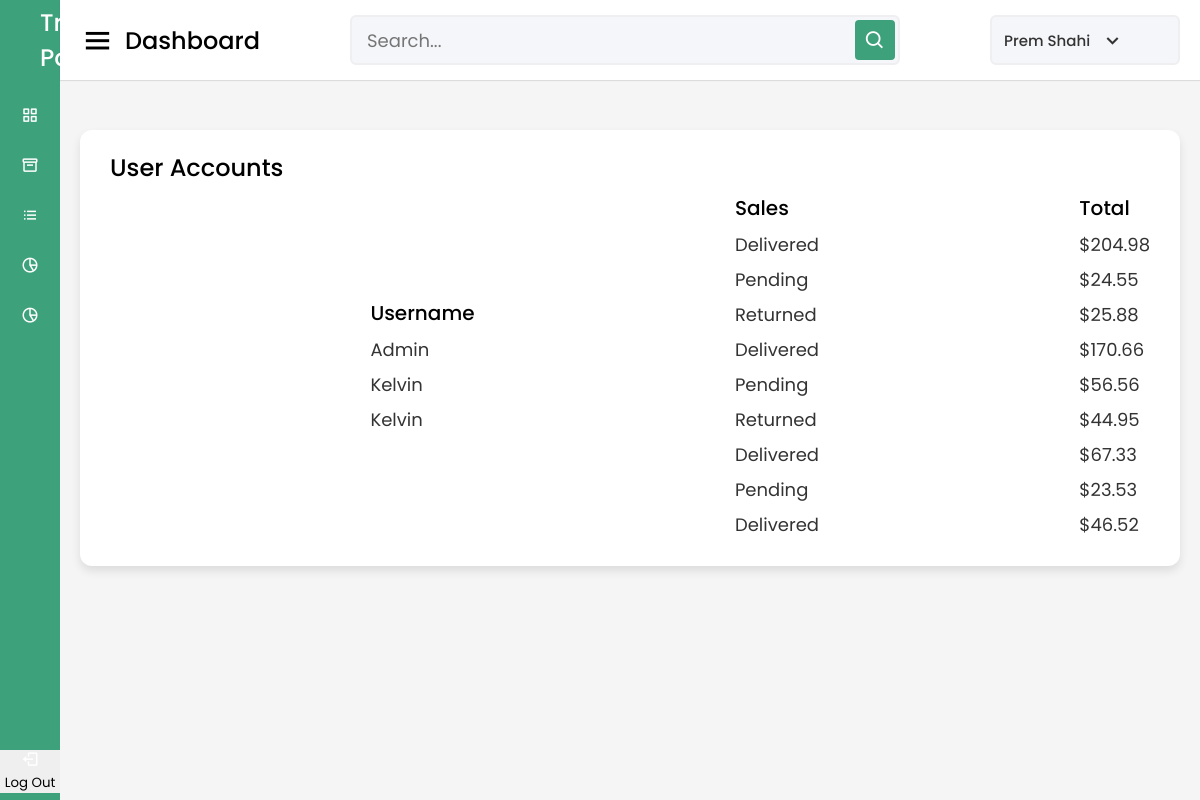
/adminpanel-userAccounts.php, run on an earlier commit of the app's database.
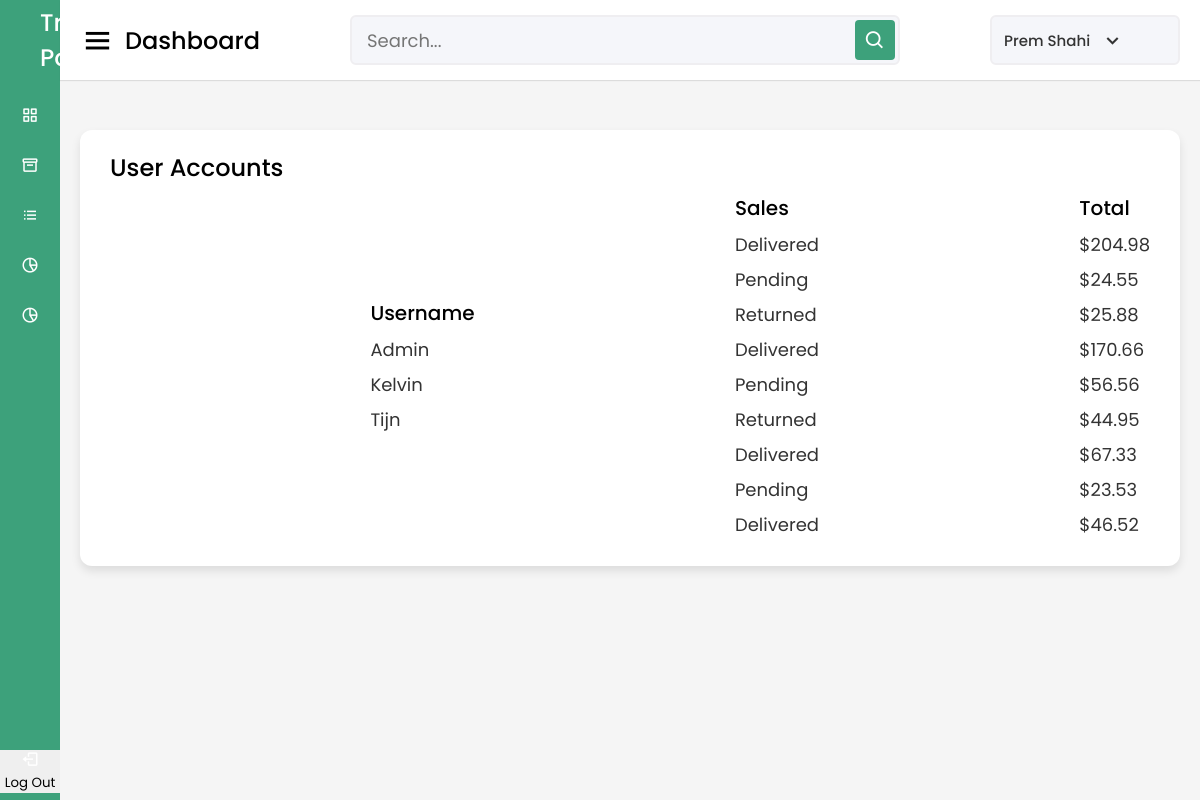
And on a later commit of the database.
### tables this page shows
CREATE TABLE `users` (
  `users_id` int(11) NOT NULL,
  `username` varchar(100) NOT NULL,
  `password` varchar(255) NOT NULL,
  `admin` tinyint(4) NOT NULL
);

### adminpanel-userAccounts.php (the view, shortened to what this page needs)
<!DOCTYPE html>
<html lang="en" dir="ltr">
  <head>
    <link rel="stylesheet" href="style.css">
    <link href='https://unpkg.com/boxicons@2.0.7/css/boxicons.min.css' rel='stylesheet'>
     <link rel="stylesheet" href="css/adminPanel-locations.css" />
   </head>
<body>
  <?php include_once "includes/connect.php"; ?>
  <div class="sidebar">
    <div class="logo-details">
      <span class="logo_name">Travel Point</span>
    </div>
      <ul class="nav-links">
        <li>
          <a href="adminpanel.php" class="active">
            <i class='bx bx-grid-alt' ></i>
            <span class="links_name">Dashboard</span>
          </a>
        </li>
        <li>
          <a href="adminpanel-locations.php">
            <i class='bx bx-box' ></i>
            <span class="links_name">locations</span>
          </a>
        </li>
        <li>
        <a href="adminpanel-userAccounts.php">
            <i class='bx bx-list-ul' ></i>
            <span class="links_name">user accounts</span>
          </a>
        </li>
        <li>
          <a href="adminpanel-bookedTravels.php">
            <i class='bx bx-pie-chart-alt-2' ></i>
            <span class="links_name">Bookings</span>
          </a>
        </li>
        <li>
          <a href="adminpanel-contact.php">
            <i class='bx bx-pie-chart-alt-2' ></i>
            <span class="links_name">Contact</span>
          </a>
        </li>
        <li class="log_out">
          <form action="adminpanel.php" method="post">
          <button name="logout">
            <i class='bx bx-log-out'></i>
            <span class="links_name">Log out</span>
          </button>
        </form>
        </li>
      </ul>
  </div>
  <section class="home-section">
    <nav>
      <div class="sidebar-button">
        <i class='bx bx-menu sidebarBtn'></i>
        <span class="dashboard">Dashboard</span>
      </div>
      <div class="search-box">
        <input type="text" placeholder="Search...">
        <i class='bx bx-search' ></i>
      </div>
      <div class="profile-details">
        <span class="admin_name">Prem Shahi</span>
        <i class='bx bx-chevron-down' ></i>
      </div>
    </nav>
    <div class="home-content">
      <div class="sales-boxes">
        <div class="recent-sales box">
          <div class="title">User accounts</div>
          <div class="sales-details">
            <ul class="details">
            <li class="topic">Username</li>
            <?php
            $sql = "SELECT * FROM users";
            $stmt = $connect->prepare($sql);
            $stmt->execute();
            $result = $stmt->fetchAll();
            foreach($result as $item){ ?>
            <li><a href="#"><?php echo $item['username'] ?></a></li>
            <?php } ?>
          </ul>
          <ul class="details">
            <li class="topic">Sales</li>
            <li><a href="#">Delivered</a></li>
            <li><a href="#">Pending</a></li>
            <li><a href="#">Returned</a></li>
            <li><a href="#">Delivered</a></li>
            <li><a href="#">Pending</a></li>
            <li><a href="#">Returned</a></li>
            <li><a href="#">Delivered</a></li>
             <li><a href="#">Pending</a></li>
            <li><a href="#">Delivered</a></li>
          </ul>
          <ul class="details">
            <li class="topic">Total</li>
            <li><a href="#">$204.98</a></li>
            <li><a href="#">$24.55</a></li>
            <li><a href="#">$25.88</a></li>
            <li><a href="#">$170.66</a></li>
            <li><a href="#">$56.56</a></li>
            <li><a href="#">$44.95</a></li>
            <li><a href="#">$67.33</a></li>
             <li><a href="#">$23.53</a></li>
             <li><a href="#">$46.52</a></li>
          </ul>
          </div>
        </div>
    </div>
  </section>
</body>
</html>

What changed in the data, as far as the page shows it:
removed users: username "Kelvin"
added users: username "Tijn"
